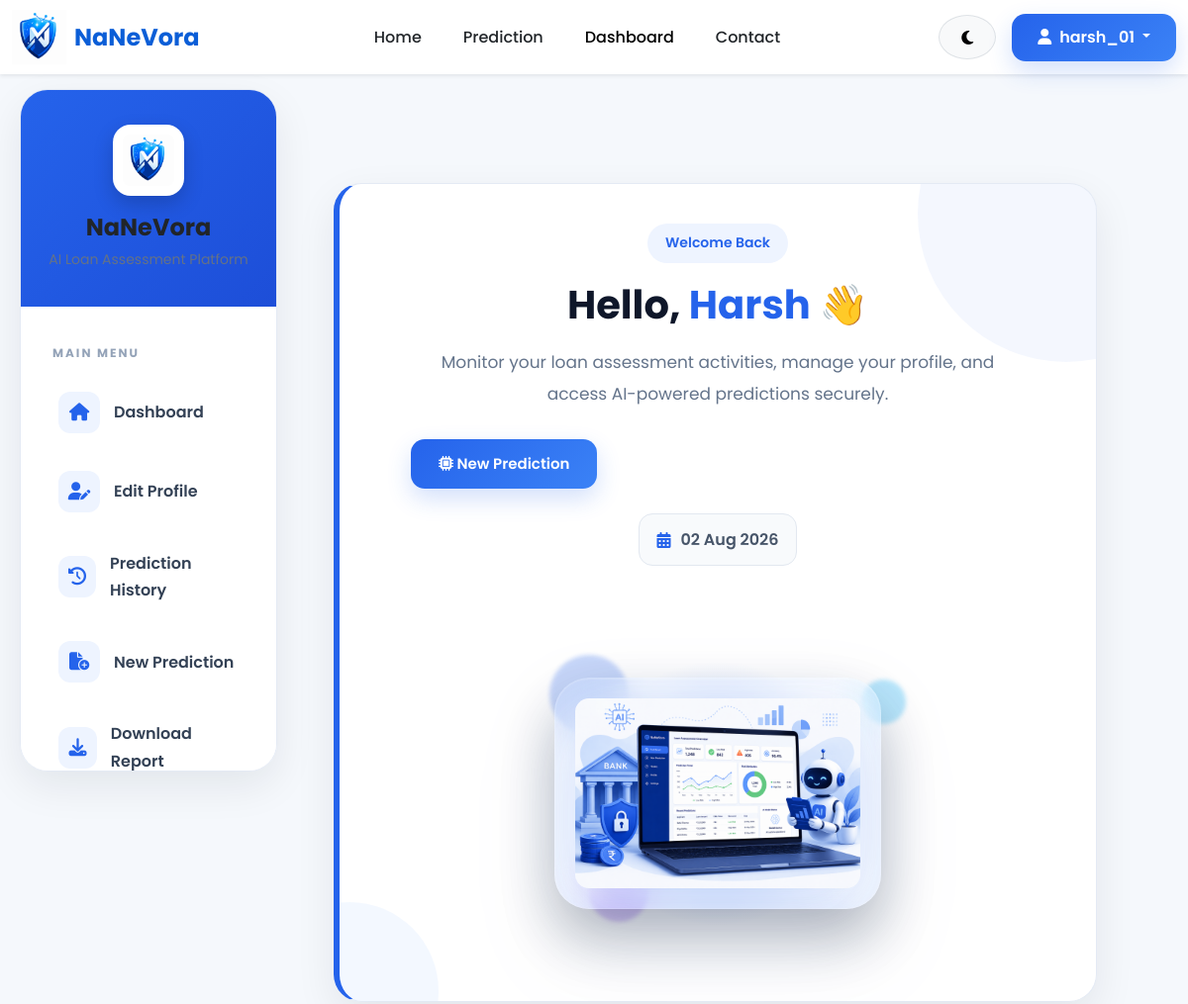
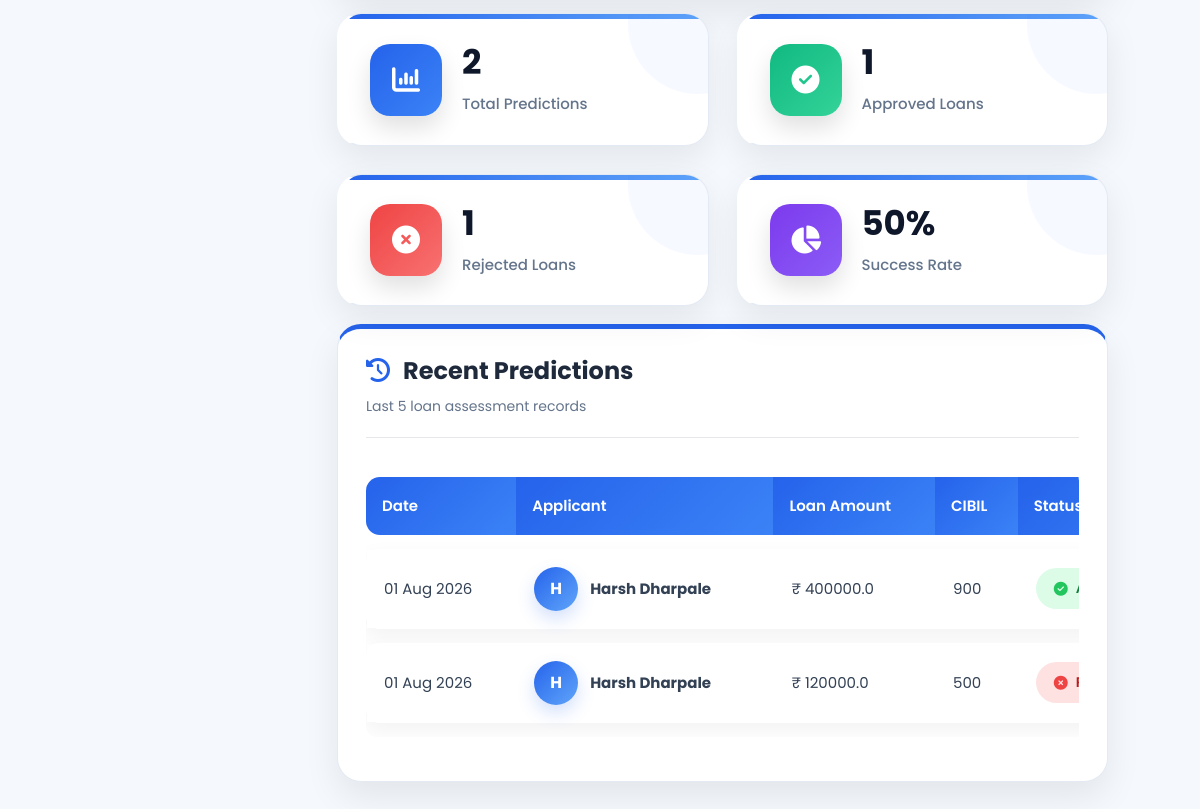
/dashboard/ (signed in), run on the app's committed database (2 pictures, top to bottom).
### website/models.py (models this page shows, shortened)
class Prediction(models.Model):
    EDUCATION = [
        ('Graduate', 'Graduate'),
        ('Not Graduate', 'Not Graduate'),
    ]
    YES_NO = [
        ('Yes', 'Yes'),
        ('No', 'No'),
    ]
    RESULT = [
        ('Approved', 'Approved'),
        ('Rejected', 'Rejected'),
    ]
    user = models.ForeignKey(
        User,
        on_delete=models.CASCADE,
        related_name='predictions'
    )
    no_of_dependents = models.IntegerField()
    education = models.CharField(
        max_length=20,
        choices=EDUCATION
    )
    self_employed = models.CharField(
        max_length=10,
        choices=YES_NO
    )
    income_annum = models.FloatField()
    loan_amount = models.FloatField()
    loan_term = models.IntegerField()
    cibil_score = models.IntegerField()
    residential_assets_value = models.FloatField()
    commercial_assets_value = models.FloatField()
    luxury_assets_value = models.FloatField()
    bank_asset_value = models.FloatField()
    loan_income_ratio = models.FloatField(
        default=0
    )
    asset_loan_ratio = models.FloatField(
        default=0
    )
    prediction_result = models.CharField(
        max_length=20,
        choices=RESULT,
        blank=True
    )
    prediction_probability = models.FloatField(
        default=0
    )
    created_at = models.DateTimeField(
        auto_now_add=True
    )
    prediction_probability = models.FloatField(
        default=0
    )
    status = models.CharField(
    max_length=20,
    default="Completed"
    )
    risk_level = models.CharField(
    max_length=20,
    default="Low"
    )

### website/views.py (the view)
# urls.py: path('dashboard/', views.dashboard, name='dashboard'),
@login_required
def dashboard(request):
    all_predictions = Prediction.objects.filter(
        user=request.user
    )
    predictions = all_predictions.order_by(
        "-created_at"
    )[:5]
    context = {
        "predictions": predictions,
        "total_predictions": all_predictions.count(),
        "approved_count": all_predictions.filter(
            prediction_result="Approved"
        ).count(),
        "rejected_count": all_predictions.filter(
            prediction_result="Rejected"
        ).count(),
    }
    return render(
        request,
        "dashboard.html",
        context
    )

### templates/dashboard.html (shortened to what this page needs)
{% extends 'base.html' %}
{% load static %}
{% block extra_css %}
<link rel="stylesheet" href="{% static 'css/dashboard.css' %}">
{% endblock %}
{% block content %}
<section class="dashboard-section">
<div class="container-fluid">
<div class="dashboard-wrapper">
<aside class="dashboard-sidebar">
    <div class="sidebar-header">
        <img src="{% static 'images/logo.png' %}"
             alt="NaNeVora"
             class="sidebar-logo">
        <h3>
            NaNeVora
        </h3>
        <p>
            AI Loan Assessment Platform
        </p>
    </div>
    <div class="sidebar-menu">
        <h6>
            MAIN MENU
        </h6>
<a href="#"
   class="active"
   onclick="showPanel('dashboard')">
            <i class="fa-solid fa-house"></i>
            <span>
                Dashboard
            </span>
        </a>
        <a href="#" onclick="showPanel('profile')">
            <i class="fa-solid fa-user-pen"></i>
            <span>
                Edit Profile
            </span>
        </a>
        <a href="{% url 'history' %}">
            <i class="fa-solid fa-clock-rotate-left"></i>
            <span>
                Prediction History
            </span>
        </a>
        <a href="{% url 'prediction' %}">
            <i class="fa-solid fa-file-circle-plus"></i>
            <span>
                New Prediction
            </span>
        </a>
        <a href="#"
   onclick="showPanel('download')">
            <i class="fa-solid fa-download"></i>
            <span>
                Download Report
            </span>
        </a>
    </div>
</aside>
<div class="dashboard-content">
<div id="dashboard-panel" class="dashboard-panel">
<div class="welcome-card">
    <div class="welcome-left">
        <span class="welcome-tag">
            Welcome Back
        </span>
        <h2>
            Hello,
            <span>
                {{ request.user.first_name|default:request.user.username }}
            </span>
            👋
        </h2>
        <p>
            Monitor your loan assessment activities,
            manage your profile,
            and access AI-powered predictions securely.
        </p>
        <div class="welcome-actions">
            <a href="{% url 'prediction' %}"
               class="btn btn-primary">
                <i class="fa-solid fa-microchip"></i>
                New Prediction
            </a>
        </div>
        <div class="current-date">
            <i class="fa-solid fa-calendar-days"></i>
            {% now "d M Y" %}
        </div>
    </div>
<div class="welcome-right">
    <div class="dashboard-image-wrapper">
        <div class="floating-circle circle2"></div>
        <img src="{% static 'images/dashboard-ai.png' %}"
             class="dashboard-ai"
             alt="AI Dashboard">
    </div>
</div>
</div>
<div class="stats-grid">
    <div class="premium-card">
        <div class="card-icon blue">
            <i class="fa-solid fa-chart-column"></i>
        </div>
        <div class="card-content">
            <h3>
                {{ total_predictions }}
            </h3>
            <p>
                Total Predictions
            </p>
        </div>
    </div>
    <div class="premium-card">
        <div class="card-icon green">
            <i class="fa-solid fa-circle-check"></i>
        </div>
        <div class="card-content">
            <h3>
                {{ approved_count }}
            </h3>
            <p>
                Approved Loans
            </p>
        </div>
    </div>
    <div class="premium-card">
        <div class="card-icon red">
            <i class="fa-solid fa-circle-xmark"></i>
        </div>
        <div class="card-content">
            <h3>
                {{ rejected_count }}
            </h3>
            <p>
                Rejected Loans
            </p>
        </div>
    </div>
    <div class="premium-card">
        <div class="card-icon purple">
            <i class="fa-solid fa-chart-pie"></i>
        </div>
        <div class="card-content">
            <h3>
                {% if total_predictions > 0 %}
                    {% widthratio approved_count total_predictions 100 %}%
                {% else %}
                    0%
                {% endif %}
            </h3>
            <p>
                Success Rate
            </p>
        </div>
    </div>
</div>
<div class="prediction-table-card">
    <div class="table-header">
        <div>
            <h4>
                <i class="fa-solid fa-clock-rotate-left me-2"></i>
                Recent Predictions
            </h4>
            <small>
                Last 5 loan assessment records
            </small>
        </div>
    </div>
    <div class="table-responsive">
        <table class="table align-middle">
            <thead>
                <tr>
                    <th>Date</th>
                    <th>Applicant</th>
                    <th>Loan Amount</th>
                    <th>CIBIL</th>
                    <th>Status</th>
                </tr>
            </thead>
            <tbody>
            {% for prediction in predictions %}
            <tr>
                <td>
                    {{ prediction.created_at|date:"d M Y" }}
                </td>
                <td>
                    <div class="applicant-info">
                        <div class="avatar">
                            {{ request.user.first_name|first|default:request.user.username|first|upper }}
                        </div>
                        <div>
                            <strong>
                                {{ request.user.get_full_name|default:request.user.username }}
                            </strong>
                        </div>
                    </div>
                </td>
                <td>
                    ₹ {{ prediction.loan_amount }}
                </td>
                <td>
                    {{ prediction.cibil_score }}
                </td>
                <td>
                    {% if prediction.prediction_result == "Approved" %}
                    <span class="status success">
                        <i class="fa-solid fa-circle-check"></i>
                    </span>
                    {% else %}
                    <span class="status danger">
                        <i class="fa-solid fa-circle-xmark"></i>
                    </span>
                    {% endif %}
                </td>
            </tr>
            {% endfor %}
            </tbody>
        </table>
    </div>
</div>
</div>
</div>
</div>
</div>
</section>
{% endblock %}

### templates/navbar.html (shortened to what this page needs)
{% load static %}
<nav class="navbar navbar-expand-lg custom-navbar shadow-sm sticky-top">
    <div class="container">
<a class="navbar-brand d-flex align-items-center"
   href="{% url 'home' %}">
    <img src="{% static 'images/logo.png' %}"
         alt="NaNeVora Logo"
         class="logo-img">
    <div class="ms-2">
        <h4 class="brand-text mb-0">
            NaNeVora
        </h4>
        </div>
        </a>
        <div class="collapse navbar-collapse"
             id="mainNavbar">
            <ul class="navbar-nav mx-auto">
                <li class="nav-item">
                    <a class="nav-link" href="{% url 'home' %}">
                        Home
                    </a>
                </li>
                <li class="nav-item">
                    <a class="nav-link" href="{% url 'prediction' %}">
                        Prediction
                    </a>
                </li>
                <li class="nav-item">
                    <a class="nav-link" href="{% url 'dashboard' %}">
                        Dashboard
                    </a>
                </li>
                <li class="nav-item">
                    <a class="nav-link" href="{% url 'contact' %}">
                        Contact
                    </a>
                </li>
            </ul>
            <div class="d-flex align-items-center">
                <button
                    type="button"
                    class="btn btn-light theme-btn me-3"
                    id="themeToggle"
                    aria-label="Toggle Dark Mode">
                    <i class="fa-solid fa-moon"></i>
                </button>
                {% if user.is_authenticated %}
                <div class="dropdown">
                    <button class="btn btn-primary dropdown-toggle"
                            data-bs-toggle="dropdown">
                        <i class="fa-solid fa-user me-1"></i>
                        {{ user.username }}
                    </button>
                </div>
                {% endif %}
            </div>
        </div>
    </div>
</nav>

### static/css/variables.css (style rules this page uses)
:root { --primary-color:#0B5ED7; --primary-dark:#084298; --primary-light:#D7E8FF; --secondary-color:#0D6EFD; --background-color:#F8FAFC; --card-background:#FFFFFF; --navbar-background:#FFFFFF; --footer-background:#0B1F3A; --text-color:#212529; --text-light:#6C757D; --white:#FFFFFF; --black:#000000; --success:#198754; --warning:#FFC107; --danger:#DC3545; --info:#0DCAF0; --border-color:#DEE2E6; --radius-sm:5px; --radius-md:10px; --radius-lg:18px; --radius-xl:25px; --shadow-sm:0 2px 5px rgba(0,0,0,.08); --shadow-md:0 5px 15px rgba(0,0,0,.10); --shadow-lg:0 10px 30px rgba(0,0,0,.15); --font-family:'Poppins',sans-serif; --font-small:14px; --font-normal:16px; --font-medium:18px; --font-large:24px; --font-xl:32px; --font-xxl:42px; --weight-light:300; --weight-normal:400; --weight-medium:500; --weight-semibold:600; --weight-bold:700; --transition:0.30s ease-in-out; --navbar-height:75px; --footer-padding:60px; --button-padding:12px 28px; }

### static/css/base.css (style rules this page uses)
* { margin:0; padding:0; box-sizing:border-box; }
body { font-family:var(--font-family); background:var(--background-color); color:var(--text-color); font-size:var(--font-normal); line-height:1.7; overflow-x:hidden; transition:var(--transition); }
h1, h2, h3, h4, h5, h6 { font-weight:var(--weight-bold); color:var(--text-color); margin-bottom:15px; }
h2 { font-size:var(--font-xl); }
h3 { font-size:30px; }
h4 { font-size:24px; }
h6 { font-size:18px; }
p { color:var(--text-light); margin-bottom:15px; }
a { text-decoration:none; color:inherit; transition:var(--transition); }
img { max-width:100%; height:auto; }
section { padding:80px 0; }
.container { width:100%; }
.btn { border-radius:var(--radius-md); padding:var(--button-padding); font-weight:600; transition:var(--transition); }
.btn-primary { background:var(--primary-color); border:none; }
.table { background:var(--card-background); border-radius:var(--radius-md); overflow:hidden; }
ul { list-style:none; margin:0; padding:0; }
html { scroll-behavior:smooth; }

### static/css/navbar.css (style rules this page uses)
.custom-navbar { background:var(--navbar-background); height:var(--navbar-height); box-shadow:var(--shadow-sm); transition:var(--transition); z-index:1000; }
.logo-img { width:55px; height:55px; object-fit:contain; }
.brand-text { color:var(--primary-color); font-size:24px; font-weight:700; line-height:1; }
.navbar-nav { gap:12px; }
.nav-link { position:relative; color:var(--text-color); font-weight:500; padding:10px 15px !important; transition:var(--transition); }
.nav-link::after { content:""; position:absolute; left:0; bottom:0; width:0; height:3px; background:var(--primary-color); border-radius:20px; transition:var(--transition); }
.theme-btn { width:45px; height:45px; border-radius:50%; border:1px solid var(--border-color); display:flex; align-items:center; justify-content:center; transition:var(--transition); }
.btn-primary { font-weight:600; }
.sticky-top { top:0; }

### static/css/darkmode.css (style rules this page uses)
body, .navbar, .footer, .card, .form-control, .form-select, .table, .btn, .dropdown-menu { transition:all .35s ease; }

### static/css/responsive.css (style rules this page uses)
@media (max-width:1400px) { .container { max-width:1200px; } }
@media (max-width:1200px) { h2 { font-size:32px; } }
@media (max-width:1200px) { h3 { font-size:28px; } }
@media (max-width:1200px) { section { padding:70px 0; } }

### static/css/animations.css (style rules this page uses)
.btn { transition:.3s; }
.nav-link { transition:.3s; }

### data on the page
Prediction: created_at "01 Aug 2026", loan_amount "400000.0", cibil_score "900", prediction_result "Approved" (drawn)
Prediction: created_at "01 Aug 2026", loan_amount "120000.0", cibil_score "500", prediction_result "Rejected" (drawn)

### other printed values
{{ user.username }} "harsh_01"
{{ request.user.first_name|default:request.user.username }} "Harsh"
{{ total_predictions }} "2"
{{ approved_count }} "1"
{{ rejected_count }} "1"
{{ request.user.get_full_name|default:request.user.username }} "Harsh Dharpale"
